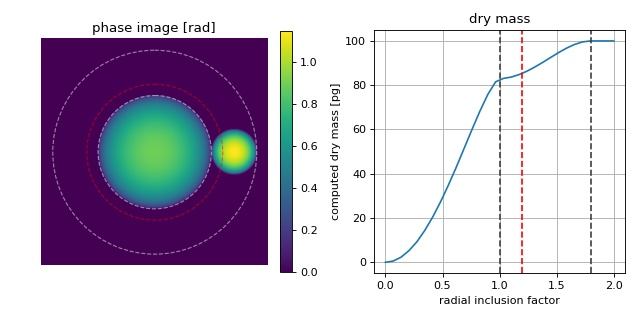

Reproduce this figure in Python.
"""Dry mass computation with radial inclusion factor

This examples illustrates the usage of the "radial inclusion factor"
which is defined in the configuration section "sphere" and used in
:py:func:`drymass.analyze_sphere.relative_dry_mass` with the
keyword argument `rad_fact`.

The phase image is computed from two spheres whose dry masses
add up to 100pg with the larger sphere having a dry mass of 83pg.
The larger sphere is located at the center of the image which is also
used as the origin for dry mass computation. The radius of the larger
sphere (10µm) is known. Thus, the corresponding radius (inner circle)
corresponds to a radial inclusion factor of 1. In DryMass, the
default radial inclusion factor is set to 1.2 (red). In some cases,
this inclusion factor must be increased or decreased depending on
whether additional information (the smaller sphere) should be included
in the dry mass computation or not.
"""
from drymass.analyze_sphere import relative_dry_mass
import matplotlib
import matplotlib.pylab as plt
import numpy as np
import qpimage
import qpsphere

# refraction increment
alpha = .18  # [mL/g]

# general simulation parameters
medium_index = 1.333
model = "projection"
wavelength = 500e-9  # [m]
pixel_size = 1e-7  # [m]
grid_size = (400, 400)  # [px]

# sphere parameters
dry_masses = [83, 17]  # [pg]
radii = [10, 4]  # [µm]
centers = [(200, 200), (200, 340)]  # [px]

phase_data = np.zeros(grid_size, dtype=float)
for m, r, c in zip(dry_masses, radii, centers):
    # compute refractive index from dry mass
    r_m = r * 1e-6
    alpha_m3g = alpha * 1e-6
    m_g = m * 1e-12
    n = 1.333 + 3 * alpha_m3g * m_g / (4 * np.pi * (r_m**3))
    # generate example dataset
    qpi = qpsphere.simulate(radius=r_m,
                            sphere_index=n,
                            medium_index=medium_index,
                            wavelength=wavelength,
                            pixel_size=pixel_size,
                            model=model,
                            grid_size=grid_size,
                            center=c)
    phase_data += qpi.pha

qpi_sum = qpimage.QPImage(data=phase_data,
                          which_data="phase",
                          meta_data={"wavelength": wavelength,
                                     "pixel size": pixel_size,
                                     "medium index": medium_index})

# compute dry mass in dependence of radius
mass_evolution = []
mass_radii = []
for rad_fact in np.linspace(0, 2.0, 30):
    dm = relative_dry_mass(qpi=qpi_sum,
                           radius=radii[0] * 1e-6,
                           center=centers[0],
                           alpha=alpha,
                           rad_fact=rad_fact)
    mass_evolution.append(dm * 1e12)
    mass_radii.append(rad_fact)

# plot results
fig = plt.figure(figsize=(8, 4))
matplotlib.rcParams["image.interpolation"] = "bicubic"
# phase image
ax1 = plt.subplot(121, title="phase image [rad]")
ax1.axis("off")
map1 = ax1.imshow(qpi_sum.pha)
plt.colorbar(map1, ax=ax1, fraction=.048, pad=0.05)
# dry mass vs. inclusion factor
ax2 = plt.subplot(122, title="dry mass")
ax2.plot(mass_radii, mass_evolution)
ax2.set_ylabel("computed dry mass [pg]")
ax2.set_xlabel("radial inclusion factor")
ax2.grid()
# radius indicators
for r in [100, 180]:
    cx = centers[0][0] + .5
    cy = centers[0][1] + .5
    circle = plt.Circle((cx, cy), r,
                        color='w', fill=False, ls="dashed", lw=1, alpha=.5)
    ax1.add_artist(circle)
    ax2.axvline(r / 100, color="#404040", ls="dashed")
# add default
circle = plt.Circle((cx, cy), 120,
                    color='r', fill=False, ls="dashed", lw=1, alpha=.5)
ax1.add_artist(circle)
ax2.axvline(1.2, color="r", ls="dashed")

plt.tight_layout()
plt.show()
